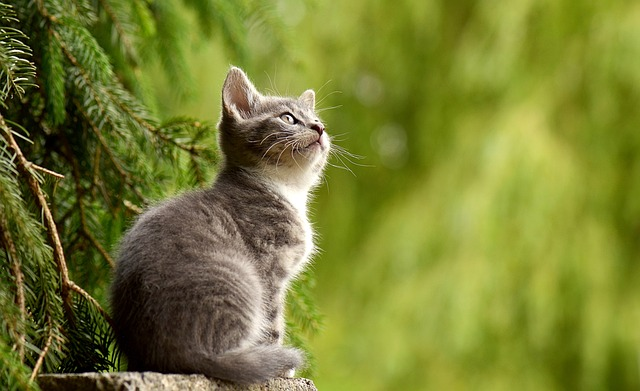
#> input picture Input/cat.jpg, 640 x 391 px, found by its file name
$ python 3.diluting_the_img.py
#> lines starting #> are read from the running program, lines starting #| are printed output that depends on the picture
#Perform basic Image Handling and processing operations on the image• Read an image in python and Dilate an Image using Dilate function

import cv2
import numpy as np
kernel = np.ones((5,5),np.uint8)
print(f"Kernal Size:\n{kernel}")
path = "D:\Workspace (VS Code)\College\Slot-B-Computer Vision\Input\cat.jpg"
img =cv2.imread(path)
#> img is the input picture: shape (391, 640, 3); mean B, G, R 49.8, 125.8, 119.1
cv2.imshow("Original",img)
imgDilation = cv2.dilate(img,kernel , iterations = 10)
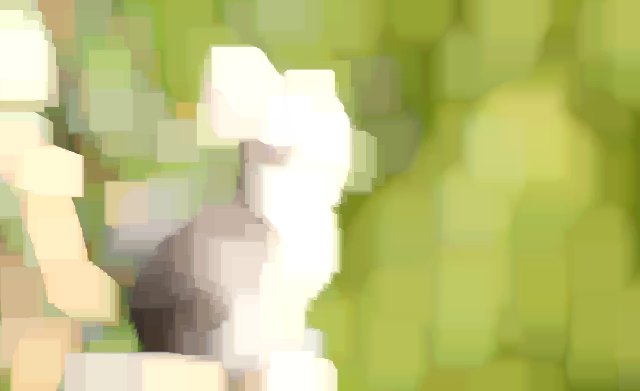
#> imgDilation: shape (391, 640, 3); mean B, G, R 123.8, 192.2, 189.2
imgEroded = cv2.erode(imgDilation,kernel,iterations=2)
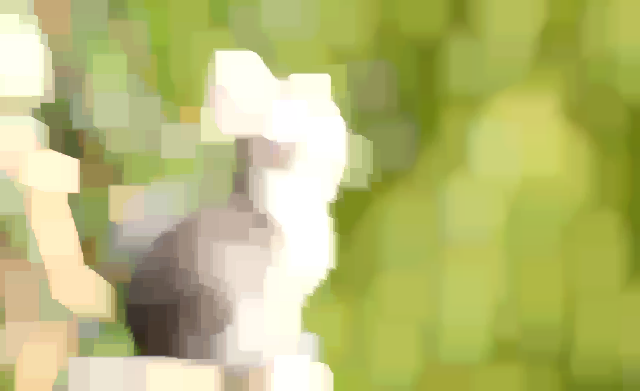
#> imgEroded: shape (391, 640, 3); mean B, G, R 116.1, 186.3, 182.9
cv2.imshow("Img Erosion",imgEroded)
cv2.waitKey(0)
cv2.destroyAllWindows()
